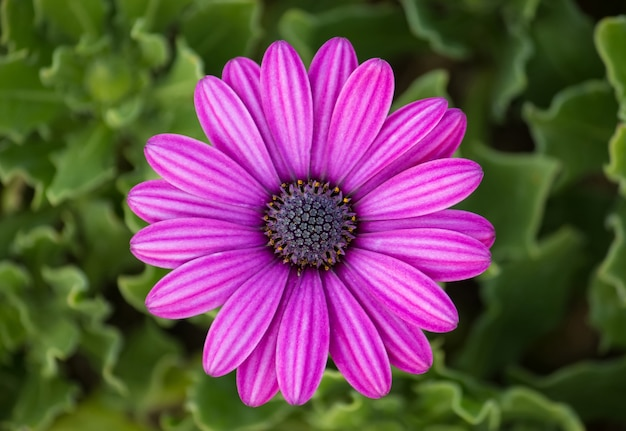
#> input picture purple.jpg, 626 x 431 px
$ python 'DIP Lab 7(Erosion Operation of an Image).py'
#> lines starting #> are read from the running program, lines starting #| are printed output that depends on the picture
import numpy as np
import matplotlib.pyplot as plt
from skimage import io, color
from skimage.morphology import erosion, square

# Load the image 'tree.jpeg'
image = io.imread('purple.jpg')
#> image is the input picture: shape (431, 626, 3); mean R, G, B 106.7, 75.4, 83.1

# Define a structuring element (e.g., a 3x3 square)
structuring_element = square(3)

# Function to apply erosion on an RGB image
def erosion_rgb(image, se):
    # Create an empty array to hold the eroded image
    eroded_image = np.zeros_like(image)

    # Apply erosion to each color channel independently (R, G, B)
    for i in range(3):  # Loop over the R, G, B channels
        eroded_image[:, :, i] = erosion(image[:, :, i], se)
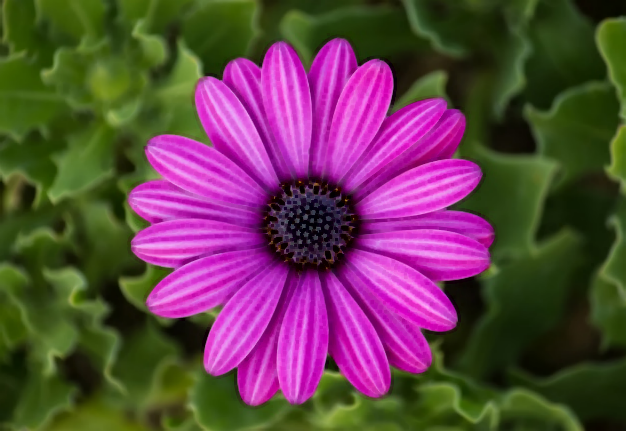
#> eroded_image: shape (431, 626, 3); mean R, G, B 98.3, 65, 74.2

    return eroded_image

# Apply erosion to the RGB image
eroded_rgb_image = erosion_rgb(image, structuring_element)

# Display the original and eroded RGB images
plt.figure(figsize=(12, 6))

# Plot original RGB image
plt.subplot(1, 2, 1)
plt.imshow(image)
plt.title('Original RGB Image')
plt.axis('off')

# Plot eroded RGB image
plt.subplot(1, 2, 2)
plt.imshow(eroded_rgb_image)
plt.title('Eroded RGB Image')
plt.axis('off')

plt.tight_layout()
plt.show()
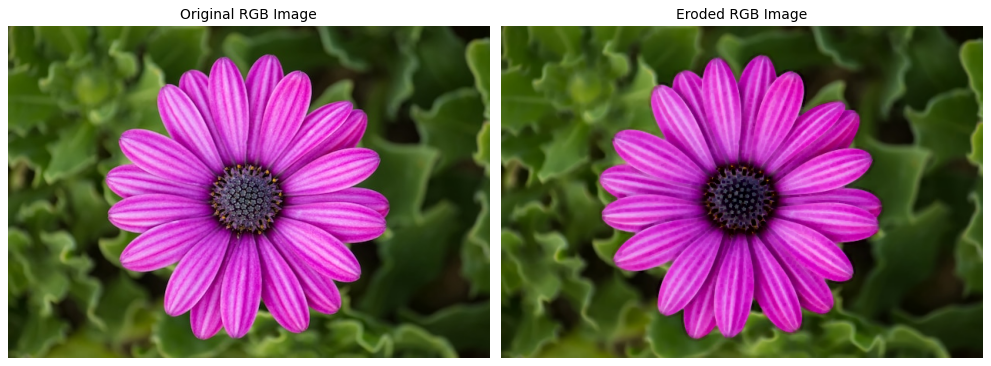
#> figure drawn by matplotlib, 2 panels

$ run again, with flower.jpg copied over purple.jpg
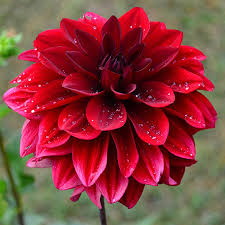
#> input picture flower.jpg, 225 x 225 px
#> image is the input picture: shape (225, 225, 3); mean R, G, B 137.7, 61.1, 61.6
#> after the loop in erosion_rgb, `for i in range(3):`:
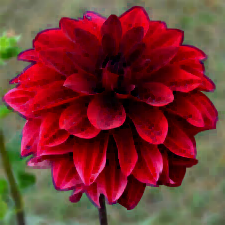
#> eroded_image: shape (225, 225, 3); mean R, G, B 118.9, 50.4, 47.6
#> `plt.show()`:
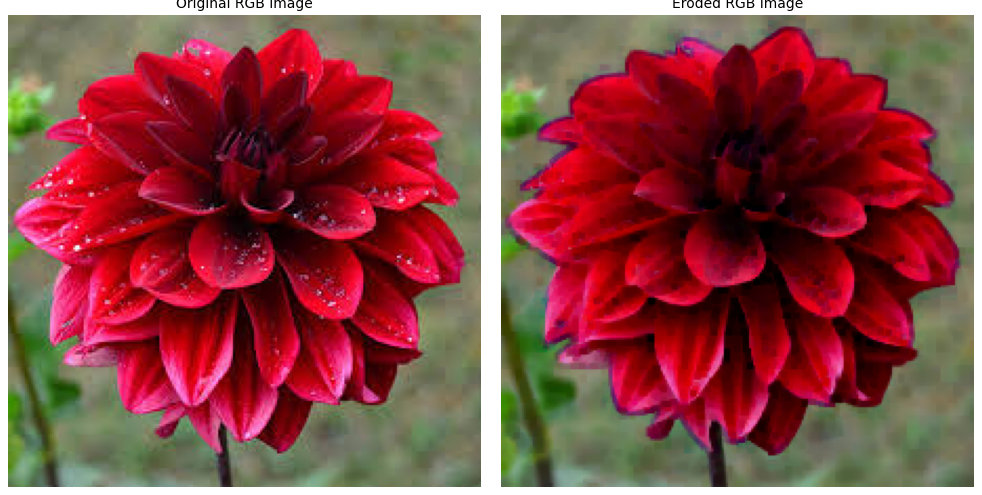
#> figure drawn by matplotlib, 2 panels

$ run again, with night.jpg copied over purple.jpg
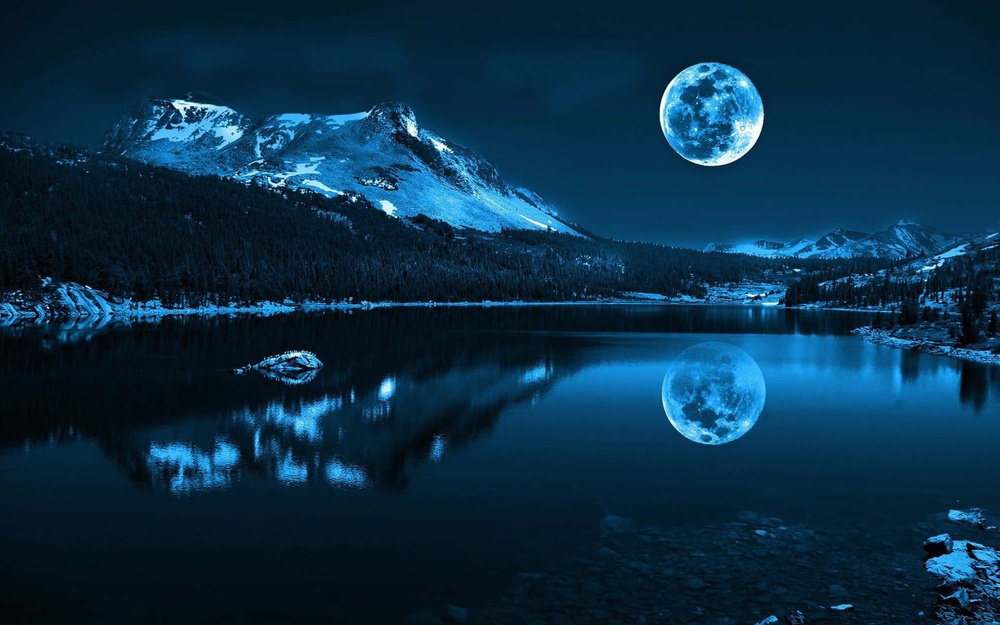
#> input picture night.jpg, 1000 x 625 px, shrunk from 1920 x 1200 before the run
#> image is the input picture: shape (625, 1000, 3); mean R, G, B 10, 46.5, 71.2
#> after the loop in erosion_rgb, `for i in range(3):`:
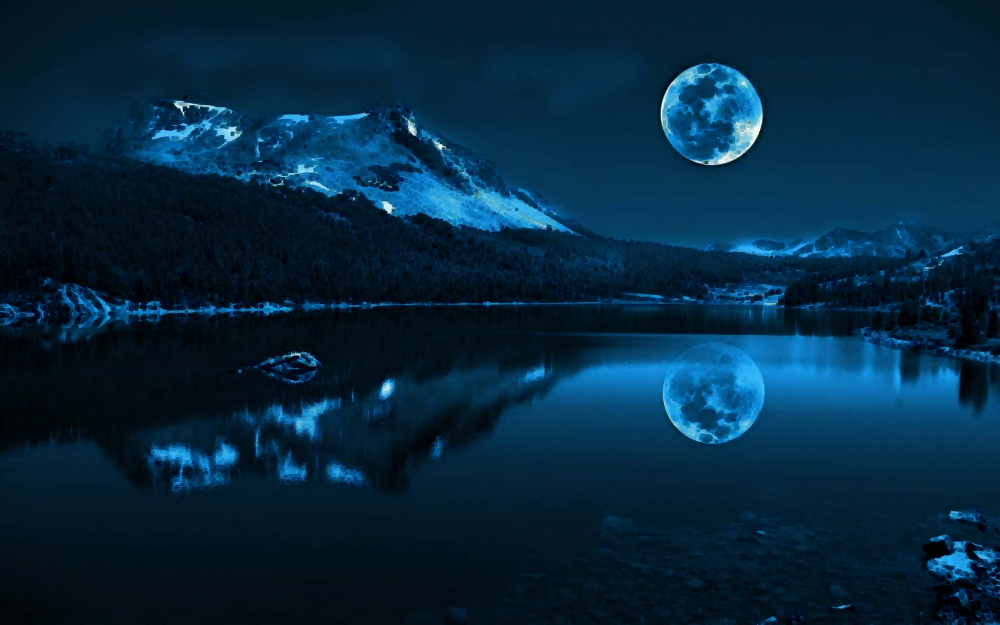
#> eroded_image: shape (625, 1000, 3); mean R, G, B 4.6, 39.6, 63.3
#> `plt.show()`:
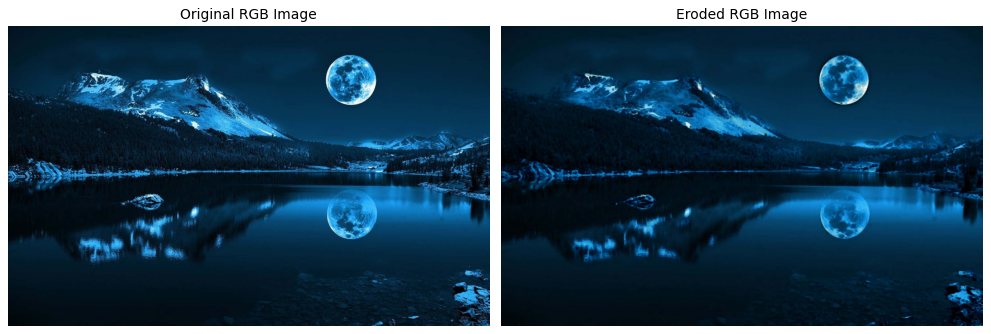
#> figure drawn by matplotlib, 2 panels

$ run again, with mahfuz.jpeg copied over purple.jpg
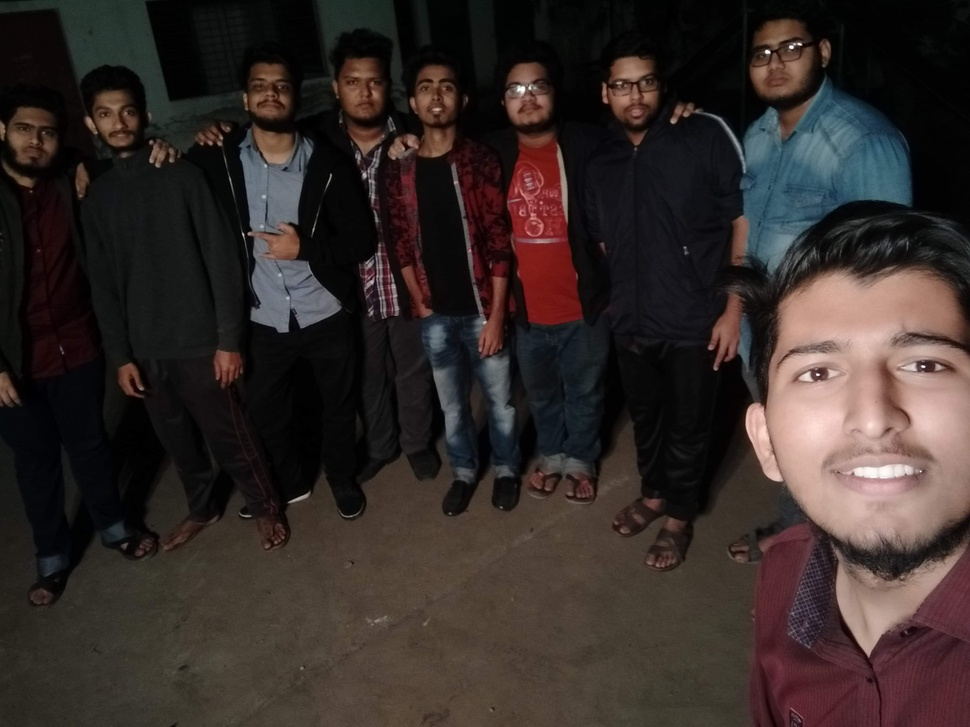
#> input picture mahfuz.jpeg, 970 x 727 px, shrunk from 3264 x 2448 before the run
#> image is the input picture: shape (727, 970, 3); mean R, G, B 52.8, 43.4, 40.6
#> after the loop in erosion_rgb, `for i in range(3):`:
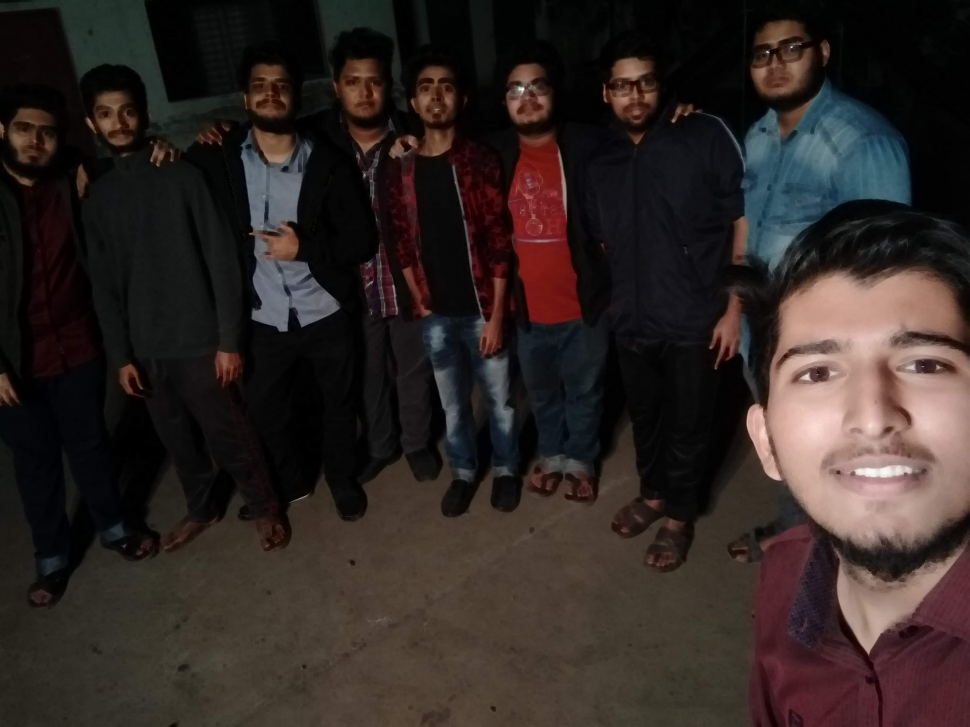
#> eroded_image: shape (727, 970, 3); mean R, G, B 47.9, 38.6, 35.9
#> `plt.show()`:
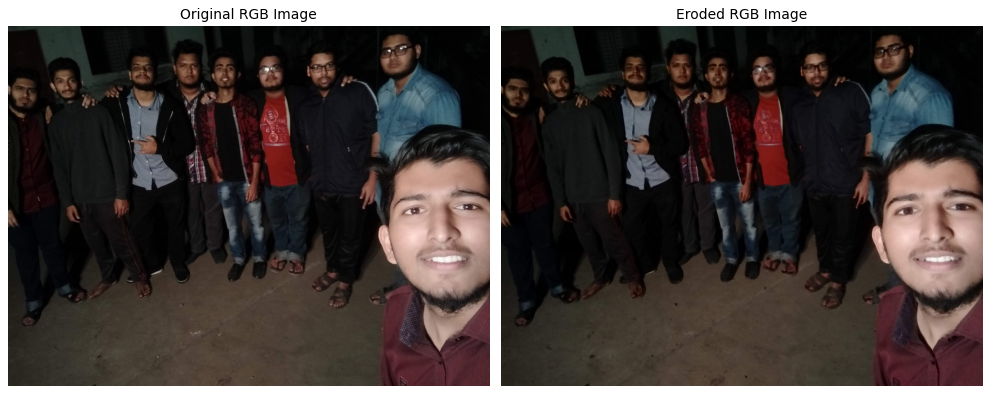
#> figure drawn by matplotlib, 2 panels
